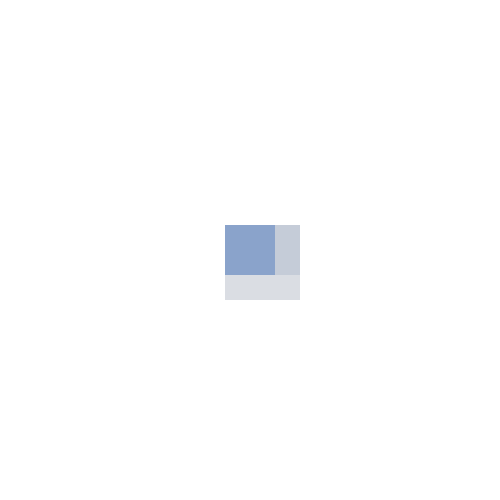
Frame 1 (no input)
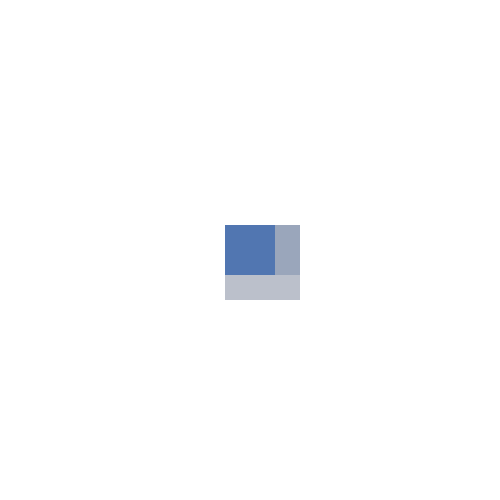
Frame 2 (the mouse pressed at the canvas centre, redrawn once)

The Processing sketch that drew these frames (run headless with seeded random() and noise(); the mouse was pressed at the canvas centre and the sketch redrawn once):

// Processing sketch: processing_85561
// ── processing_85561.pde

void setup()
{
  size(500, 500); 
  background(255); 
  smooth();
}

void draw() 
{
        
// Création d'un carré 
noStroke();
fill(#1F5FCB,90);
rectMode(CENTER);
rect(250, 250, 50, 50);

// Création d'un rectangle dont la hauteur est 1,5 fois plus grande que le premier carré.
noStroke();
fill(#2C5393,30);
scale(1.5, 1.0); 
rect(175, 250, 50, 50);

// Création d'un troisième rectangle dont la longueur est 1,5 fois plus grande que le premier carré.
noStroke();
fill(#11284D,40);
scale(1.0, 1.5); 
rect(175, 175, 50, 50);
  noLoop();
}
